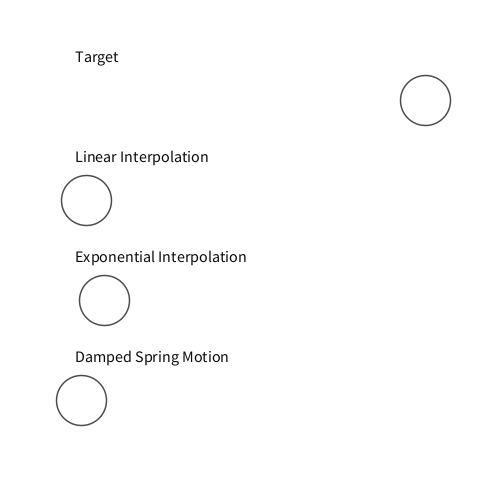
Frame 1 (no input)
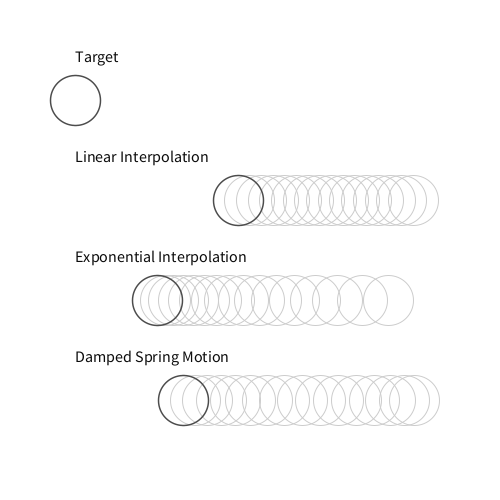
Frame 60 (the mouse pressed at the canvas centre just before this capture)
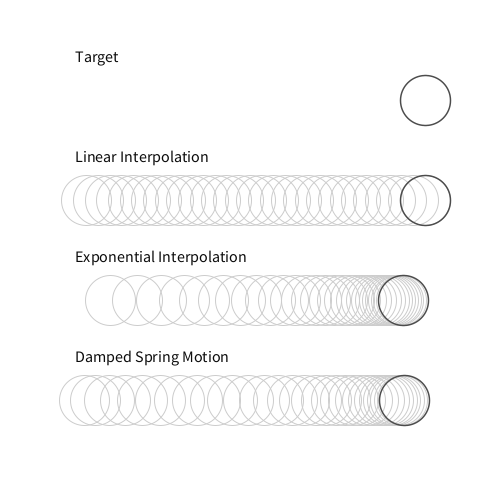
Frame 120 (the mouse held since frame 60 and released just before this capture)

The Processing sketch that drew these frames (run headless with seeded random() and noise(); from frame 60 on, the mouse is pressed at the canvas centre):

// Processing sketch: Tween
// ── Tween.pde
float x1;
float v1 = 3;
FloatList x1h = new FloatList();

float x2;
float v2 = 8;
FloatList x2h = new FloatList();

float x3, v3;
float k3 = 14;
FloatList x3h = new FloatList();

void setup()
{
  size(500, 500);
  colorMode(RGB, 1);
  frameRate(30);
  textSize(16);
  textAlign(LEFT, BOTTOM);
}

void draw()
{
  float totalFrames = 30 * 3;
  float t = (float)frameCount / totalFrames;
  float delta = 1.0 / totalFrames;
  
  background(1);
  
  if (frameCount * 2 % totalFrames == 0)
  {
    x1h.clear();
    x2h.clear();
    x3h.clear();
  }
  
  // Target
  float x = (t % 1) < 0.5 ? 1 : 0;
  
  drawText("Target", 0, 0.13);
  drawBall(x, 0.2, true);
  
  // Linear interpolation
  if (x1 < x)
    x1 = min(x1 + v1 * delta, x);
  else
    x1 = max(x1 - v1 * delta, x);

  drawText("Linear Interpolation", 0, 0.33);
  for (int i = 0; i < x1h.size(); i++)
    drawBall(x1h.get(i), 0.4, false);
  drawBall(x1, 0.4, true);
  
  x1h.append(x1);
  
  // Exponential interpolation
  x2 = lerp(x, x2, exp(-v2 * delta));

  drawText("Exponential Interpolation", 0, 0.53);
  for (int i = 0; i < x2h.size(); i++)
    drawBall(x2h.get(i), 0.6, false);
  drawBall(x2, 0.6, true);

  x2h.append(x2);

  // Damped spring motion
  float n1 = v3 - (x3 - x) * (k3 * k3 * delta);
  float n2 = 1.0 + k3 * delta;
  v3 = n1 / (n2 * n2);
  x3 += v3 * delta;
  
  drawText("Damped Spring Motion", 0, 0.73);
  for (int i = 0; i < x3h.size(); i++)
    drawBall(x3h.get(i), 0.8, false);
  drawBall(x3, 0.8, true);

  x3h.append(x3);
}

void drawBall(float x, float y, boolean fg)
{
  x = lerp(0.15, 0.85, x) * width;
  y = lerp(0, 1, y) * height;
  float w = 0.1 * width;
  noFill();
  stroke(fg ? 0.3 : 0.8);
  strokeWeight(fg ? 1.5 : 1);
  ellipse(x, y, w, w);
}

void drawText(String t, float x, float y)
{
  x = lerp(0.15, 0.85, x) * width;
  y = lerp(0, 1, y) * height;
  fill(0.05);
  noStroke();
  text(t, x, y);
}
